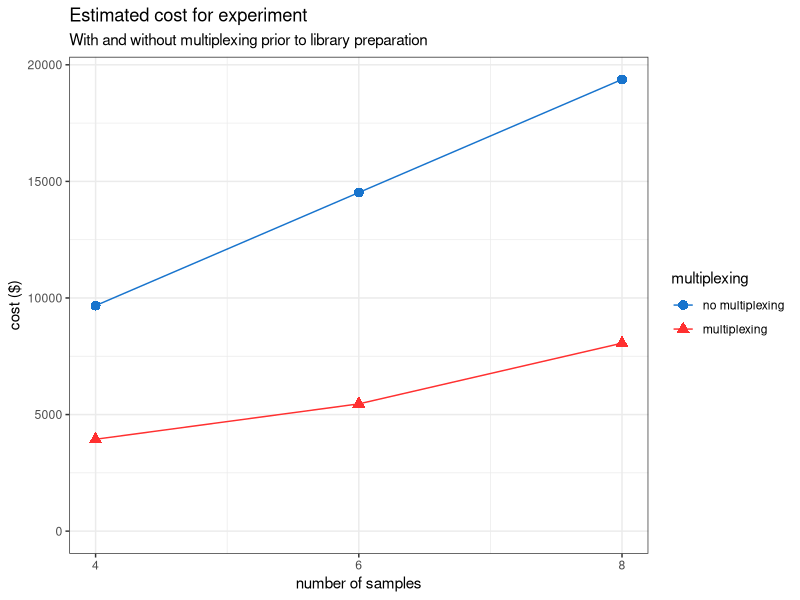
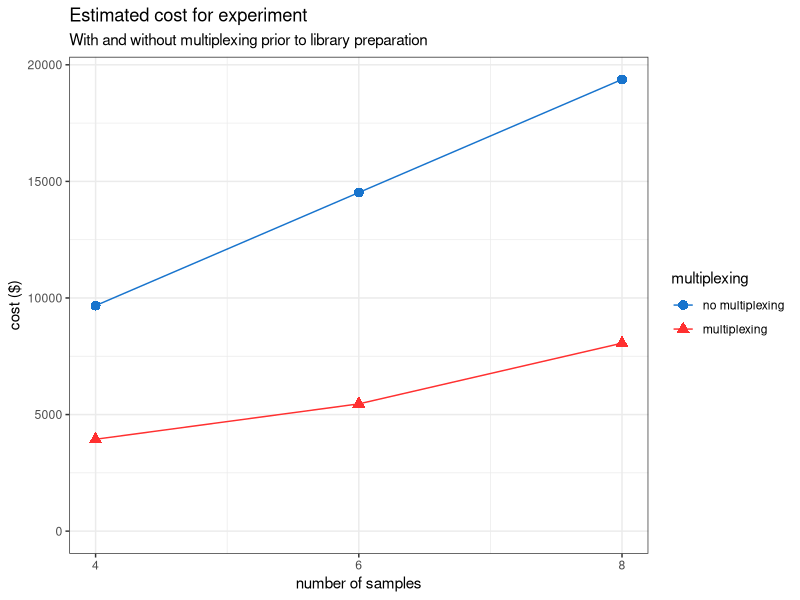
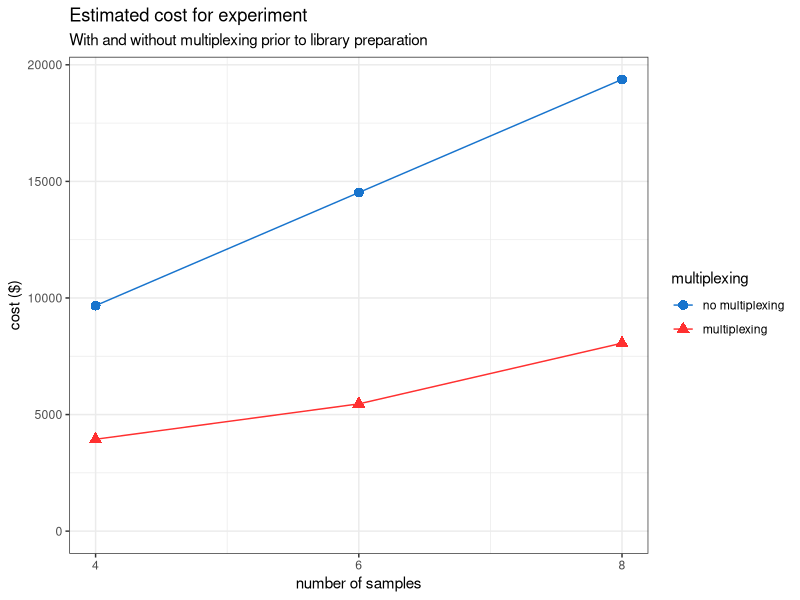

Write R code to recreate these figures, in order.
########################
# Estimated cost savings
########################

# Plot of estimated cost savings from demultiplexing

# Calculated using Satija Lab "Cost Per Cell" online calculator: 
# https://satijalab.org/costpercell


library(tidyverse)
library(magrittr)
library(ggplot2)


# ----------------------
# estimated cost savings
# ----------------------

# set up data frame using calculations from Satija Lab "Cost Per Cell" website

df_savings <- rbind(
  tibble(n_samples = 4, multiplexing = 3942, no_multiplexing = 9673), 
  tibble(n_samples = 6, multiplexing = 5459, no_multiplexing = 14523), 
  tibble(n_samples = 8, multiplexing = 8063, no_multiplexing = 19373)
)

df_plot <- gather(df_savings, "multiplexing", "cost", "multiplexing", "no_multiplexing")

df_plot$multiplexing %<>% factor(levels = c("no_multiplexing", "multiplexing"), 
                                 labels = c("no multiplexing", "multiplexing"))


# -----------
# create plot
# -----------

colors <- c("dodgerblue3", "firebrick1")

ggplot(df_plot, aes(x = n_samples, y = cost, 
                    group = multiplexing, shape = multiplexing, color = multiplexing)) + 
  geom_line() + 
  geom_point(size = 3) + 
  scale_color_manual(values = colors) + 
  scale_x_continuous(breaks = c(4, 6, 8)) + 
  ylim(c(0, max(df_plot$cost))) + 
  xlab("number of samples") + 
  ylab("cost ($)") + 
  ggtitle("Estimated cost for experiment", 
          subtitle = "With and without multiplexing prior to library preparation") + 
  theme_bw()

ggsave("../../plots/main/estimated_cost_savings.pdf", width = 5, height = 3.75)
ggsave("../../plots/main/estimated_cost_savings.png", width = 5, height = 3.75)

